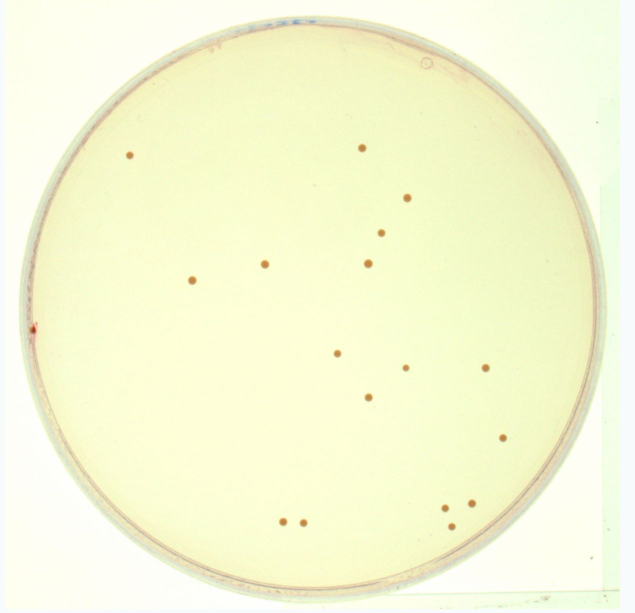
#> input picture Images/detection3.jfif, 1270 x 1226 px, given in place of detection3.jpg, which was not available (shown at 1/2 size)
$ python Counting_Bacterial_Colonies.py
#> lines starting #> are read from the running program, lines starting #| are printed output that depends on the picture; after the words box and inside, x2 and y2 are one past the last pixel; in counts of white or black regions, pixels touching at a corner belong together; pictures that were not available may be replaced by others from this repository, and a replacement may not be noted
import cv2
import numpy as np
import matplotlib.pyplot as plt
import os

# Global variables for ROI selection
roi_points = []
roi_image = None
selecting_roi = False
selection_done = False

def find_image(base_name, folder="Images"):
    formats = ['.jpg', '.png', '.jfif']
    for fmt in formats:
        file_path = os.path.join(folder, base_name + fmt)
        if os.path.exists(file_path):
            return file_path
    raise FileNotFoundError(f"No image file found for {base_name} in {folder}")

def load_and_convert_image(image_path):
    img = cv2.imread(image_path)
    if img is None:
        raise ValueError("Image could not be loaded")
    return img, cv2.cvtColor(img, cv2.COLOR_BGR2GRAY)

def apply_blur(gray_image):
    return cv2.GaussianBlur(gray_image, (7, 7), 0)

def apply_threshold(blurred_image):
    return cv2.adaptiveThreshold(blurred_image, 255,
                               cv2.ADAPTIVE_THRESH_GAUSSIAN_C,
                               cv2.THRESH_BINARY_INV, 11, 2)

def remove_lines(thresh_image):
    horizontal_kernel = cv2.getStructuringElement(cv2.MORPH_RECT, (30, 1))
    vertical_kernel = cv2.getStructuringElement(cv2.MORPH_RECT, (1, 30))

    # Remove horizontal lines
    no_horizontal = cv2.morphologyEx(thresh_image, cv2.MORPH_OPEN, horizontal_kernel, iterations=1)
    # Remove vertical lines
    no_vertical = cv2.morphologyEx(thresh_image, cv2.MORPH_OPEN, vertical_kernel, iterations=1)

    # Subtract lines from the threshold image
    clean = cv2.subtract(thresh_image, no_horizontal)
    clean = cv2.subtract(clean, no_vertical)

    return clean

def apply_morphology(thresh_image):
    kernel = np.ones((3, 3), np.uint8)
    opening = cv2.morphologyEx(thresh_image, cv2.MORPH_OPEN, kernel, iterations=1)
    return cv2.morphologyEx(opening, cv2.MORPH_CLOSE, kernel, iterations=1)

def create_circular_mask(image):
    mask = np.zeros_like(image)
    height, width = image.shape
    center = (width // 2, height // 2)
    radius = min(center[0], center[1], width - center[0], height - center[1]) - 10
    cv2.circle(mask, center, radius, 255, -1)
    return cv2.bitwise_and(image, mask)

def is_circular(contour, min_circularity=0.6):
    area = cv2.contourArea(contour)
    perimeter = cv2.arcLength(contour, True)
    if perimeter == 0:
        return False
    circularity = 4 * np.pi * (area / (perimeter ** 2))
    return circularity > min_circularity

def find_colonies(masked_image, min_area=10):
    contours, _ = cv2.findContours(masked_image, cv2.RETR_EXTERNAL, cv2.CHAIN_APPROX_SIMPLE)
    return [cnt for cnt in contours if cv2.contourArea(cnt) > min_area and is_circular(cnt)]

def draw_results(original_image, contours):
    output = original_image.copy()
    cv2.drawContours(output, contours, -1, (0, 255, 0), 1)
    return output

def plot_results(original_image, masked_image, output_image, colony_count, roi_result=None):
    if roi_result is None:
        plt.figure(figsize=(12, 6))

        # Original image without boundaries
        plt.subplot(1, 3, 1)
        plt.imshow(cv2.cvtColor(original_image, cv2.COLOR_BGR2RGB))
        plt.title("Original")
        plt.axis("off")

        # Create masked binary image with boundaries
        masked_with_boundaries = cv2.cvtColor(masked_image, cv2.COLOR_GRAY2RGB)
        contours, _ = cv2.findContours(masked_image, cv2.RETR_EXTERNAL, cv2.CHAIN_APPROX_SIMPLE)
        cv2.drawContours(masked_with_boundaries, contours, -1, (255, 0, 0), 1)

        plt.subplot(1, 3, 2)
        plt.imshow(masked_with_boundaries)
        plt.title("Masked Binary with Boundaries")
        plt.axis("off")

        # Create output image with green boundaries
        output_with_boundaries = original_image.copy()
        cv2.drawContours(output_with_boundaries, contours, -1, (0, 255, 0), 1)

        plt.subplot(1, 3, 3)
        plt.imshow(cv2.cvtColor(output_with_boundaries, cv2.COLOR_BGR2RGB))
        plt.title(f"Detected Samples: {colony_count}")
        plt.axis("off")

        plt.tight_layout()
        plt.show()
    else:
        plt.figure(figsize=(15, 6))
        # [17 lines of commented-out code are left out]
        roi_img, roi_mask, roi_out, roi_count = roi_result
        plt.subplot(1, 3, 1)
        plt.imshow(cv2.cvtColor(roi_img, cv2.COLOR_BGR2RGB))
        plt.title("ROI")
        plt.axis("off")

        plt.subplot(1, 3, 2)
        plt.imshow(roi_mask, cmap='gray')
        plt.title("ROI Binary")
        plt.axis("off")

        plt.subplot(1, 3, 3)
        plt.imshow(cv2.cvtColor(roi_out, cv2.COLOR_BGR2RGB))
        plt.title(f"ROI Detected: {roi_count}")
        plt.axis("off")

        plt.tight_layout()
        plt.show()

def resize_with_aspect_ratio(image, width=None, height=None, inter=cv2.INTER_AREA):
    dim = None
    h, w = image.shape[:2]

    if width is None and height is None:
        return image

    if width is None:
        r = height / float(h)
        dim = (int(w * r), height)
    else:
        r = width / float(w)
        dim = (width, int(h * r))

    return cv2.resize(image, dim, interpolation=inter)

# [91 lines left out: functions mouse_callback, adjust_circle, not called in this run]

def get_roi(image):
    global roi_image, roi_points, selection_done, display_image, display_buffer, scale_factor

    # Reset selection state
    roi_points = []
    selection_done = False

    # Resize image for faster display
    max_display_width = 800
    scale_factor = max_display_width / image.shape[1]
    display_image = resize_with_aspect_ratio(image, width=max_display_width)
    display_buffer = display_image.copy()

    cv2.namedWindow('Select Circular ROI', cv2.WINDOW_NORMAL)
    cv2.resizeWindow('Select Circular ROI', display_image.shape[1], display_image.shape[0])
    cv2.setMouseCallback('Select Circular ROI', mouse_callback)

    print("Click and drag to select circular ROI, Press ESC to cancel")

    while not selection_done:
        cv2.imshow('Select Circular ROI', display_image)
        key = cv2.waitKey(1) & 0xFF
        if key == 27:
            cv2.destroyWindow('Select Circular ROI')
            return None

    cv2.destroyWindow('Select Circular ROI')
    center_x, center_y = roi_points[0]
    radius = roi_points[1]

    # Add adjustment phase
    print("Adjust circle position and size:")
    print("- Drag center point to move")
    print("- Drag circle edge to resize")
    print("- Press ENTER to confirm")
    print("- Press ESC to cancel")

    adjusted = adjust_circle(image, (center_x, center_y), radius)
    if adjusted is None:
        return None

    return (adjusted[0][0], adjusted[0][1], adjusted[1])

# [12 lines left out: function process_roi, not called in this run]

def main():
    try:
        image_path = find_image("detection3")
        img, gray = load_and_convert_image(image_path)
#> in load_and_convert_image, img is the input picture: shape (1226, 1270, 3); mean B, G, R 214.2, 249.3, 246.9

        # Process full image first
        blurred = apply_blur(gray)
        thresh = apply_threshold(blurred)
#> in apply_threshold, `return cv2.adaptiveThreshold(blurred_image, 255, cv2.ADAPTIVE_THRESH_G..`:
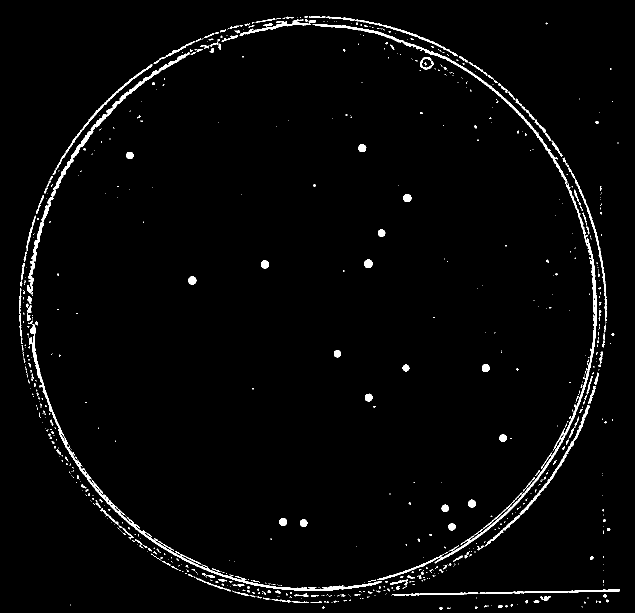
#> returned value: shape (1226, 1270) (shown at 1/2 size); 2.3% white; 833 white regions (659 under 20 px), largest, box (x1, y1, x2, y2) and area: (58, 670, 764, 1182) 4689, (754, 366, 1194, 1160) 4234, (625, 48, 1135, 365) 2669
        no_lines = remove_lines(thresh)
#> in remove_lines, `no_horizontal = cv2.morphologyEx(thresh_image, cv2.MORPH_OPEN, horizon..`: no_horizontal: shape (1226, 1270); 0.15% white; 7 white regions, largest, box (x1, y1, x2, y2) and area: (960, 1180, 1241, 1187) 757, (533, 1173, 728, 1181) 704, (785, 1186, 958, 1190) 401
#> in remove_lines, `no_vertical = cv2.morphologyEx(thresh_image, cv2.MORPH_OPEN, vertical_..`: no_vertical: shape (1226, 1270); 0.07% white; 8 white regions, largest, box (x1, y1, x2, y2) and area: (1185, 512, 1193, 700) 670, (67, 671, 70, 725) 124, (1210, 569, 1212, 621) 84
#> in remove_lines, `clean = cv2.subtract(thresh_image, no_horizontal)`: clean: shape (1226, 1270); 2.2% white; 940 white regions (755 under 20 px), largest, box (x1, y1, x2, y2) and area: (754, 366, 1194, 1160) 4234, (58, 670, 552, 1175) 3620, (102, 105, 380, 393) 2432
#> in remove_lines, `clean = cv2.subtract(clean, no_vertical)`: clean: shape (1226, 1270); 2.1% white; 1005 white regions (810 under 20 px), largest, box (x1, y1, x2, y2) and area: (70, 704, 552, 1175) 3361, (754, 680, 1187, 1160) 2709, (102, 105, 380, 393) 2432
        morphed = apply_morphology(no_lines)
#> in apply_morphology, `opening = cv2.morphologyEx(thresh_image, cv2.MORPH_OPEN, kernel, itera..`: opening: shape (1226, 1270); 1.5% white; 351 white regions (174 under 20 px), largest, box (x1, y1, x2, y2) and area: (107, 108, 374, 380) 2277, (967, 693, 1187, 1065) 1688, (869, 106, 1133, 362) 1534
#> in apply_morphology, `return cv2.morphologyEx(opening, cv2.MORPH_CLOSE, kernel, iterations=1)`: returned value: shape (1226, 1270); 1.5% white; 314 white regions (148 under 20 px), largest, box (x1, y1, x2, y2) and area: (72, 105, 379, 496) 2981, (810, 85, 1133, 362) 1810, (967, 693, 1187, 1065) 1719
        masked = create_circular_mask(morphed)
#> in create_circular_mask, `cv2.circle(mask, center, radius, 255, -1)`:
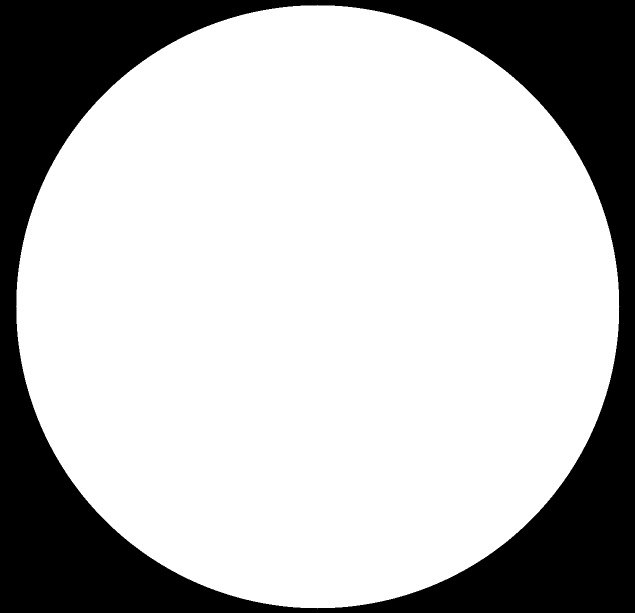
#> mask: shape (1226, 1270) (shown at 1/2 size); 73.4% white; 1 black region, box (x1, y1, x2, y2) and area: (0, 0, 1270, 1226) 414775
#> in create_circular_mask, `return cv2.bitwise_and(image, mask)`: returned value: shape (1226, 1270); 1.5% white; 296 white regions (139 under 20 px)
        colonies = find_colonies(masked)
#> in find_colonies, `contours, _ = cv2.findContours(masked_image, cv2.RETR_EXTERNAL, cv2.CH..`: contours = 296 contours, 187 with area under 20; largest, box (x1, y1, x2, y2) and area: (72, 105, 379, 496) 2472, (810, 85, 1133, 362) 1414, (967, 693, 1187, 1065) 1320, (363, 1115, 539, 1174) 549, (70, 717, 124, 870) 524
#> colonies = 71 contours, 40 with area under 20; largest, box (x1, y1, x2, y2) and area: (728, 519, 745, 536) 210, (376, 553, 393, 569) 190, (807, 388, 823, 404) 188, (522, 521, 538, 537) 187, (936, 999, 952, 1015) 176
        output = draw_results(img, colonies)
#> in draw_results, `cv2.drawContours(output, contours, -1, (0, 255, 0), 1)`:
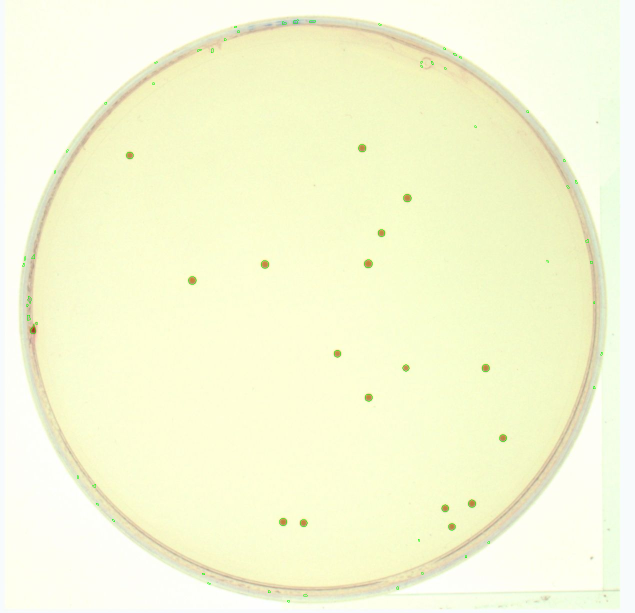
#> output: shape (1226, 1270, 3) (shown at 1/2 size); 0.11% of pixels changed, all inside (x1, y1, x2, y2) = (45, 39, 1205, 1205)
        full_count = len(colonies)
#> full_count = 71

        # Get ROI from user
        roi = get_roi(img)
#> in resize_with_aspect_ratio, `return cv2.resize(image, dim, interpolation=inter)`:
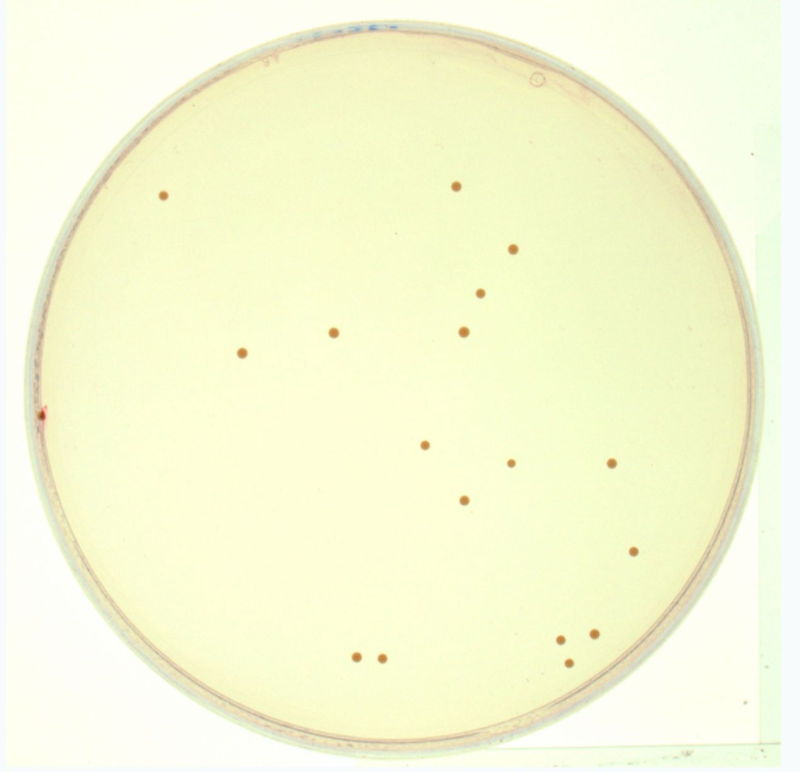
#> returned value: shape (772, 800, 3); mean of channels 0, 1, 2 214.2, 249.3, 246.9; drawn as B, G, R
#> (key Esc is pressed here)
        if roi is None:
            print("ROI selection cancelled")
            plot_results(img, masked, output, full_count)
#> in plot_results, `masked_with_boundaries = cv2.cvtColor(masked_image, cv2.COLOR_GRAY2RGB)`: masked_with_boundaries: shape (1226, 1270, 3); 1.5% white; 296 white regions (139 under 20 px)
#> in plot_results, `cv2.drawContours(masked_with_boundaries, contours, -1, (255, 0, 0), 1)`:
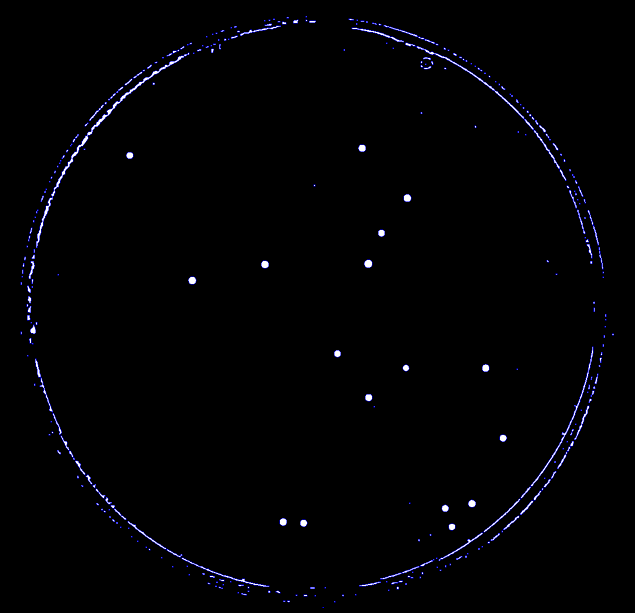
#> masked_with_boundaries: shape (1226, 1270, 3) (shown at 1/2 size); mean B, G, R 3.8, 2, 2
#> in plot_results, `cv2.drawContours(output_with_boundaries, contours, -1, (0, 255, 0), 1)`:
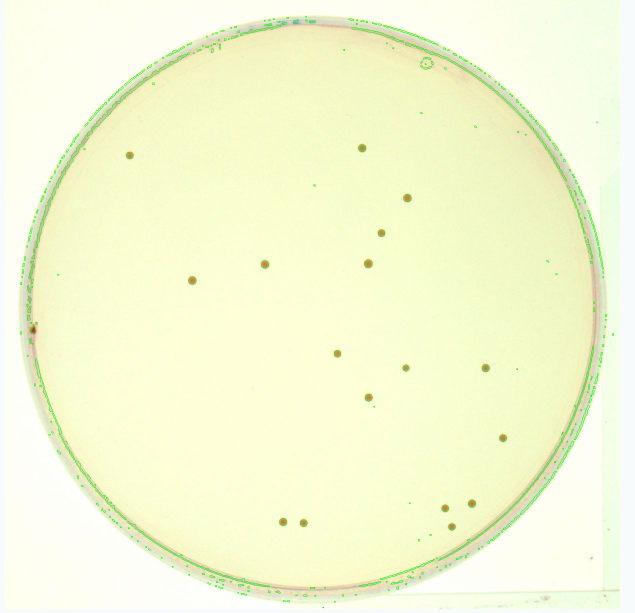
#> output_with_boundaries: shape (1226, 1270, 3) (shown at 1/2 size); 0.7% of pixels changed, all inside (x1, y1, x2, y2) = (41, 32, 1228, 1216)
#> in plot_results, `plt.show()`:
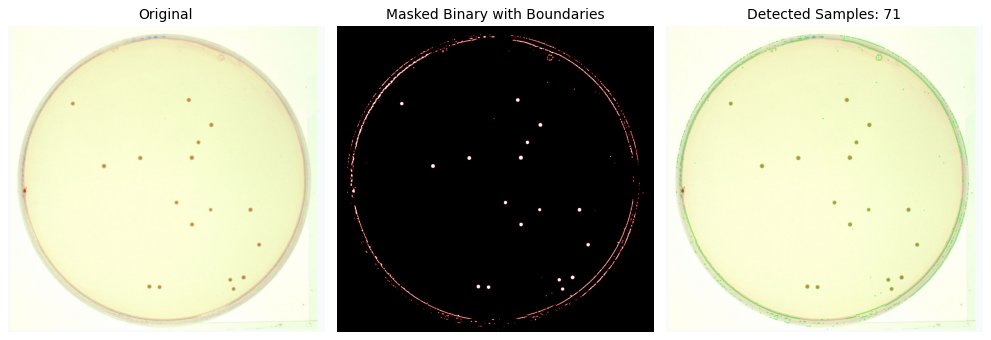
#> figure drawn by matplotlib, 3 panels; B, G, R data is drawn as R, G, B
            return

        # Process the ROI
        img_roi = process_roi(img, roi)
        gray_roi = process_roi(gray, roi)

        # Apply processing on ROI
        blurred_roi = apply_blur(gray_roi)
        thresh_roi = apply_threshold(blurred_roi)
        no_lines_roi = remove_lines(thresh_roi)
        morphed_roi = apply_morphology(no_lines_roi)
        masked_roi = create_circular_mask(morphed_roi)

        colonies_roi = find_colonies(masked_roi)
        output_roi = draw_results(img_roi, colonies_roi)

        print(f"Number of colonies detected - Full: {full_count}, ROI: {len(colonies_roi)}")
        roi_result = (img_roi, masked_roi, output_roi, len(colonies_roi))
        plot_results(img, masked, output, full_count, roi_result)

    except Exception as e:
        print(f"Error processing image: {e}")
        exit(1)

if __name__ == "__main__":
    main()
